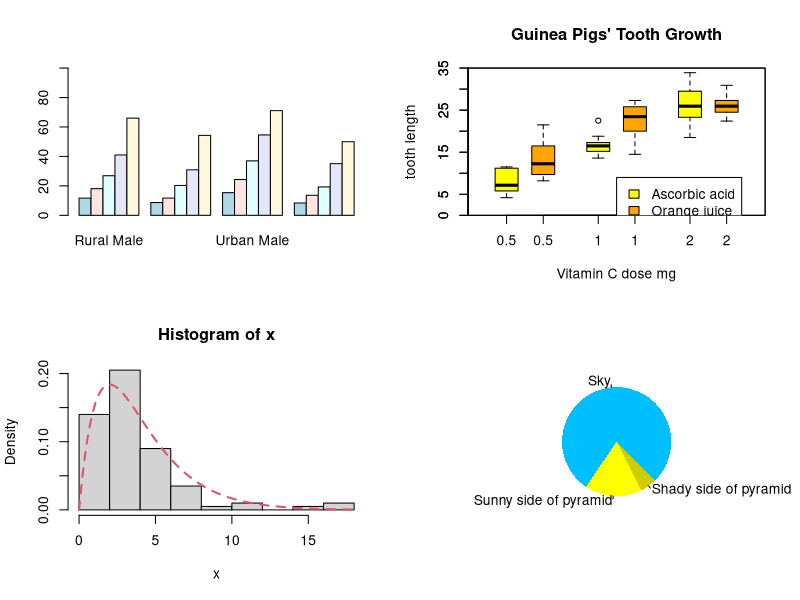

Here is the R script that generated this plot:
## ---- chunk 1
2  + 2
sqrt(25)
## ---- chunk 2
x <- sqrt(25)
x + 5
y <- x +5
y
## ---- chunk 3
vec <- c(1,2,3,6)
vec[1]
## ---- chunk 4
vec*2
mean(vec)
sum(vec)
## ---- chunk 5
df <- data.frame(A = c(1,2,3,6), B = c(7,8,10,12))
df
## ---- chunk 6
df <- data.frame(A = c(1,2,3,6), 
                 B = month.name[c(7,8,10,12)])
df
## ---- chunk 7
df[1,2]
df[2,1]
## ---- chunk 8
df[1,]
df[,2]
## ---- chunk 9
df$A
df$B
## ---- chunk 10

par(mfrow=c(2,2))
barplot(VADeaths, beside = TRUE,
        col = c("lightblue", "mistyrose", "lightcyan",
                "lavender", "cornsilk"), ylim = c(0, 100))
boxplot(len ~ dose, data = ToothGrowth,
        boxwex = 0.25, at = 1:3 - 0.2,
        subset = supp == "VC", col = "yellow",
        main = "Guinea Pigs' Tooth Growth",
        xlab = "Vitamin C dose mg",
        ylab = "tooth length",
        xlim = c(0.5, 3.5), ylim = c(0, 35), yaxs = "i")
boxplot(len ~ dose, data = ToothGrowth, add = TRUE,boxwex = 0.25, at = 1:3 + 0.2,subset = supp == "OJ", col = "orange")
legend(2, 9, c("Ascorbic acid", "Orange juice"),fill = c("yellow", "orange"))
set.seed(14)
x <- rchisq(100, df = 4)
## if you really insist on using hist() ... :
hist(x, freq = FALSE, ylim = c(0, 0.2))
curve(dchisq(x, df = 4), col = 2, lty = 2, lwd = 2, add = TRUE)
pie(c(Sky = 78, "Sunny side of pyramid" = 17, "Shady side of pyramid" = 5),
    init.angle = 315, col = c("deepskyblue", "yellow", "yellow3"), border = FALSE)
